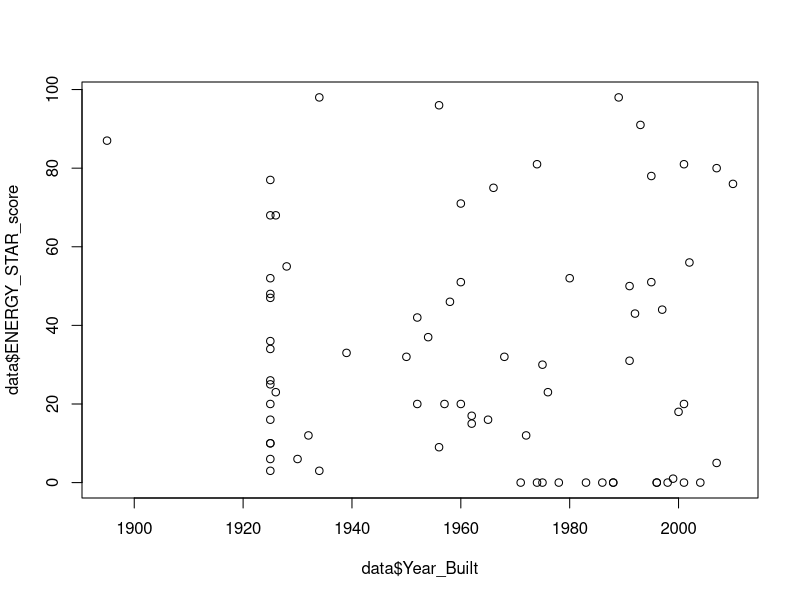
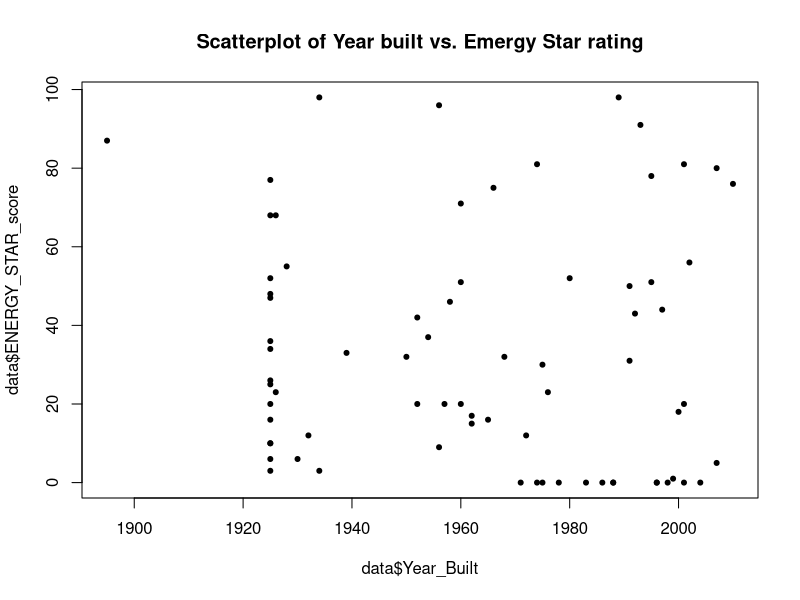

These figures' R source, in order:
## ---- chunk 1
# Data source: http://opendata.minneapolismn.gov/datasets/d050496ced314752bf89763139bc0cb3_0
data <- read.csv("Benchmarking_Results__CY_2012_Public_Buildings.csv", header=TRUE, na.strings = c("Not Available", "N/A"))
## ---- chunk 2
summary(data$ENERGY_STAR_score)
## ---- chunk 3
plot(data$Year_Built, data$ENERGY_STAR_score)
## ---- chunk 4
plot(data$Year_Built, data$ENERGY_STAR_score, pch=20, main="Scatterplot of Year built vs. Emergy Star rating")
## ---- chunk 5
building_types <- table(data$Prop_Type)
## ---- chunk 6
data$years_ago <- 2016 - data$Year_Built
